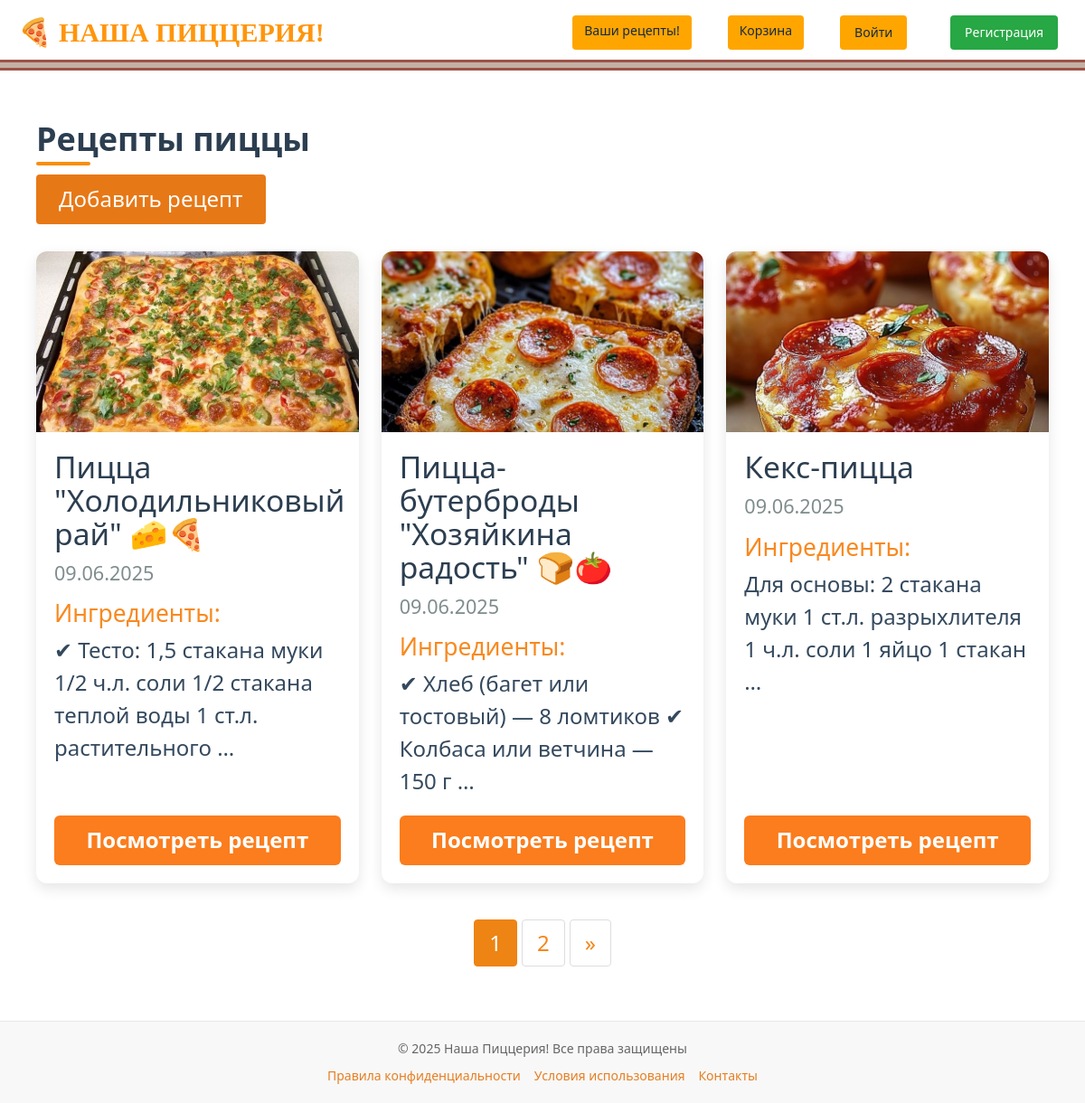
The app's page /recipes/ with its own data.
### homepage/models.py (models this page shows, shortened)
class Recipe(models.Model):
    title = models.CharField("Название", max_length=200)
    ingredients = models.TextField("Ингредиенты")
    instructions = models.TextField("Инструкция")
    author = models.ForeignKey(
        settings.AUTH_USER_MODEL,
        on_delete=models.CASCADE,
        related_name='recipes',
        verbose_name='Автор'
    )
    image = models.ImageField("Фото", upload_to='recipes/', blank=True, null=True)
    created_at = models.DateTimeField(auto_now_add=True)

### homepage/views.py (the view)
# urls.py: path('recipes/', views.recipe_list, name='recipe_list'),
def recipe_list(request):
    recipes_queryset = Recipe.objects.all().order_by('-created_at')
    paginator = Paginator(recipes_queryset, 3)
    page_number = request.GET.get('page')
    page_obj = paginator.get_page(page_number)
    return render(request, 'recipes/recipe_list.html', {'page_obj': page_obj})

### templates/recipes/recipe_list.html (shortened to what this page needs)
{% extends 'base.html' %}
{% block content %}
<div class="recipe-list-container">
    <div class="d-flex justify-content-between align-items-center mb-4">
        <h1>Рецепты пиццы</h1>
        <a href="{% url 'recipe' %}" class="btn btn-primary">Добавить рецепт</a>
    </div>
    <div class="recipes-grid">
        {% for recipe in page_obj %}
        <div class="recipe-card">
            {% if recipe.image %}
            <div class="recipe-image">
                <img src="{{ recipe.image.url }}" alt="{{ recipe.title }}">
            </div>
            {% endif %}
            <div class="recipe-content">
                <h3>{{ recipe.title }}</h3>
                <div class="recipe-meta">
                    <span class="date">{{ recipe.created_at|date:"d.m.Y" }}</span>
                </div>
                <div class="ingredients-preview">
                    <h4>Ингредиенты:</h4>
                    <p>{{ recipe.ingredients|truncatewords:15 }}</p>
                </div>
                <a href="{% url 'recipe_detail' recipe.id %}" class="view-button">Посмотреть рецепт</a>
            </div>
        </div>
        {% empty %}
        <div class="no-recipes">
            <p>Пока нет добавленных рецептов пиццы. Будьте первым!</p>
            <a href="{% url 'recipe' %}" class="btn btn-primary">Добавить рецепт</a>
        </div>
        {% endfor %}
    </div>
    {% if page_obj.has_other_pages %}
    <div class="pagination">
        {% for i in page_obj.paginator.page_range %}
        {% if page_obj.number == i %}
        <a href="?page={{ i }}" class="active">{{ i }}</a>
        {% else %}
        <a href="?page={{ i }}">{{ i }}</a>
        {% endif %}
        {% endfor %}
        {% if page_obj.has_next %}
        <a href="?page={{ page_obj.next_page_number }}">&raquo;</a>
        {% endif %}
    </div>
    {% endif %}
</div>
{% endblock %}

### static/css/styles.css (style rules this page uses)
:root { --primary-orange: #FF8C00; --secondary-orange: #FFA500; --light-orange: #FFD700; }
body { background-color: #FFF8DC; font-family: Arial, sans-serif; }
button, .btn { background-color: var(--secondary-orange); color: white; border: none; padding: 10px 20px; cursor: pointer; border-radius: 5px; }

### templates/base.html (style rules this page uses)
html, body { height: 100%; margin: 0; padding: 0; font-size: 24px; font-family: 'Segoe UI', Tahoma, Geneva, Verdana, sans-serif; display: flex; flex-direction: column; }

### templates/recipes/recipe_list.html (style rules this page uses)
.recipe-list-container { max-width: 1200px; margin: 0 auto; padding: 20px; }
.recipes-grid { display: grid; grid-template-columns: repeat(auto-fill, minmax(300px, 1fr)); gap: 25px; margin-top: 30px; }
.recipe-card { background: white; border-radius: 12px; overflow: hidden; box-shadow: 0 6px 15px rgba(0, 0, 0, 0.1); transition: transform 0.3s ease, box-shadow 0.3s ease; display: flex; flex-direction: column; height: 100%; }
.recipe-image { height: 200px; overflow: hidden; }
.recipe-image img { width: 100%; height: 100%; object-fit: cover; transition: transform 0.5s ease; }
.recipe-content { padding: 20px; flex-grow: 1; display: flex; flex-direction: column; }
.recipe-content h3 { margin: 0 0 10px; color: #2c3e50; font-size: 1.4rem; }
.recipe-meta { display: flex; justify-content: space-between; margin-bottom: 15px; font-size: 0.9rem; color: #7f8c8d; }
.ingredients-preview { margin-bottom: 20px; flex-grow: 1; }
.ingredients-preview h4 { margin: 0 0 8px; color: #f88920; font-size: 1.1rem; }
.ingredients-preview p { color: #34495e; margin: 0; line-height: 1.5; }
.view-button { display: inline-block; padding: 10px 20px; background: #fb7d1d; color: white; text-align: center; border-radius: 6px; text-decoration: none; font-weight: 600; transition: background 0.3s ease; margin-top: auto; }
.pagination { display: flex; justify-content: center; margin-top: 40px; gap: 5px; }
.pagination a { padding: 8px 16px; text-decoration: none; border: 1px solid #ddd; color: #f58617; border-radius: 4px; transition: all 0.3s; }
.pagination a.active { background: #ed8413; color: white; border: 1px solid #f1800f; }
.btn-primary { background: #e77816; border: none; padding: 10px 25px; font-size: 1rem; }
h1 { color: #2c3e50; font-weight: 700; position: relative; padding-bottom: 10px; }
h1:after { content: ''; position: absolute; bottom: 0; left: 0; width: 60px; height: 4px; background: #f98d0a; border-radius: 2px; }

### records on screen
Recipe: image (picture), title "Пицца \"Холодильниковый рай\" 🧀🍕", created_at "09.06.2025", ingredients "✔ Тесто: 1,5 стакана муки 1/2 ч.л. соли 1/2 стакана теплой воды 1 ст.л. растительного …"
Recipe: image (picture), title "Пицца-бутерброды \"Хозяйкина радость\" 🍞🍅", created_at "09.06.2025", ingredients "✔ Хлеб (багет или тостовый) — 8 ломтиков ✔ Колбаса или ветчина — 150 г …"
Recipe: image (picture), title "Кекс-пицца", created_at "09.06.2025", ingredients "Для основы: 2 стакана муки 1 ст.л. разрыхлителя 1 ч.л. соли 1 яйцо 1 стакан …"

### other values on screen
{{ i }} "1"
{{ i }} "2"
